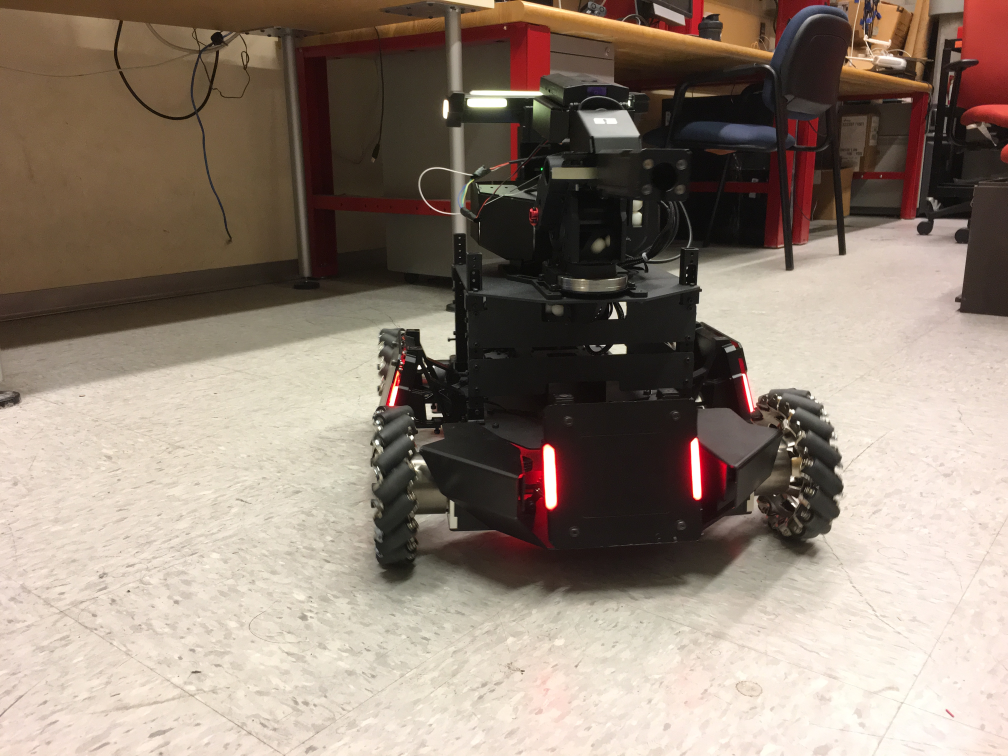
#> input picture data/IMG_3870.jpg, 4032 x 3024 px (shown at 1/4 size)
$ python detect_overlap.py data/IMG_3870.jpg 5
#> lines starting #> are read from the running program, lines starting #| are printed output that depends on the picture; after the words box and inside, x2 and y2 are one past the last pixel; in counts of white or black regions, pixels touching at a corner belong together
### color_processing.py
# color_processing.py
# @author Austin Shin

import numpy as np
import cv2
import leds

def create_hue_mask(image, lower_color, upper_color):
    """
    Applies hue mask to image

    Params:
        image: source img
        lower_color: lower bound of mask
        upper_color: upper bound of mask

    Returns:
        masked image
    """
    lower = np.array(lower_color, np.uint8)
    upper = np.array(upper_color, np.uint8)

    mask = cv2.inRange(image, lower, upper)
    output_image = cv2.bitwise_and(image, image, mask = mask)
    return output_image

def color(image, visualize):
    """
    Isolates LEDs in image and finds coordinates

    Params:
        image: source img
        visualize: show img with isolated LEDs

    Returns:
        image with isolated LEDs and LED locations
    """
    blur_image = cv2.medianBlur(image, 3)
    hsv_image = cv2.cvtColor(blur_image, cv2.COLOR_BGR2HSV)

    lower_red_hue = create_hue_mask(hsv_image, [0, 100, 100], [10, 255, 255])
    higher_red_hue = create_hue_mask(hsv_image, [160, 100, 100], [179, 255, 255])

    full_image = cv2.addWeighted(lower_red_hue, 1.0, higher_red_hue, 1.0, 0.0)

    h,s,v = cv2.split(full_image)

    # cv2.imshow("IMAGE", full_image)
    # cv2.waitKey(0)

    led_img, regions = leds.find_leds(v, image, visualize)
    centers = leds.leds_positions(regions)

    # print("Total number of LEDs: %d" % (len(centers)))

    # cv2.imshow("With LEDs", led_img)
    # cv2.waitKey(0)

    return led_img, regions

### leds.py
# leds.py
# @author Austin Shin

import cv2

def leds_positions(regions):
    """
    Calculates center of rectangular region

    Params:
        region: list of rectangular box coordinates

    Returns:
        center of rectangular regions
    """
    centers = []
    for x,y,width,height in regions:
        centers.append([x+(width/2),y+(height/2)])

    return centers

def find_leds(thresh_img, img, visualize):
    """
    Finds contours of possible LED locations

    Params:
        thresh_img: thresholded image
        img: original image for visualization
        visualize: boolean option for visualization

    Returns:
        annotated image, LED regions
    """
    contours, hierarchy = cv2.findContours(thresh_img, cv2.RETR_EXTERNAL, cv2.CHAIN_APPROX_SIMPLE)

    regions = []
    for contour in contours:
        x = []
        y = []
        for i in range(len(contour)):
            x.append(contour[i][0][0])
            y.append(contour[i][0][1])
        min_x, min_y = min(x), min(y)
        # print(min_x, min_y)
        width, height = max(x) - min_x + 1, max(y) - min_y + 1
        regions.append((min_x, min_y, width, height))

    if visualize:
        for x,y,width,height in regions:
            pt1 = x,y
            pt2 = x+width, y+height
            color = (0,0,255,0)
            cv2.rectangle(img, pt1, pt2, color, 2)

    return img, regions

### gray_processing.py
# gray_processing.py
# @author Austin Shin

import sys
import leds
import cv2

def extract_bright(grey_img):
    """
    Thresholds image based on brightness

    Params:
        grey_img: grayscale image

    Returns:
        thresholded image
    """
    [minVal, maxVal, minLoc, maxLoc] = cv2.minMaxLoc(grey_img)
    margin = 0.8

    thresh = int(maxVal*margin)

    ret, thresh_img = cv2.threshold(grey_img, thresh, 255, cv2.THRESH_BINARY)
    return thresh_img

def gray(img, visualize):
    """
    Converts image to grayscale and finds red LEDs based on brightness and color

    Params:
        img: source image
        visualize: boolean option for visualization

    Returns:
        image with LEDs extracted and LED locations
    """
    grey_img = cv2.cvtColor(img, cv2.COLOR_BGR2GRAY)
    thresh_img = extract_bright(grey_img)

    led_img, regions = leds.find_leds(thresh_img, img, visualize)
    centers = leds.leds_positions(regions)

    # [7 lines of commented-out code are left out]

    return led_img, centers

### detect_overlap.py
# detect_overlap.py
# @author Austin Shin

import cv2
import gray_processing
import color_processing
import numpy as np
import sys

image = sys.argv[1] # path of image
visualize = int(sys.argv[2]) # boolean option for visualization

im = cv2.imread(image)
#> im is the input picture: shape (3024, 4032, 3); mean B, G, R 116, 128.8, 143.6
led_color, regions = color_processing.color(im, visualize)
#> in color, `hsv_image = cv2.cvtColor(blur_image, cv2.COLOR_BGR2HSV)`: hsv_image: shape (3024, 4032, 3); mean H, S, V 22, 62.7, 143.7
#> in create_hue_mask, `mask = cv2.inRange(image, lower, upper)`:
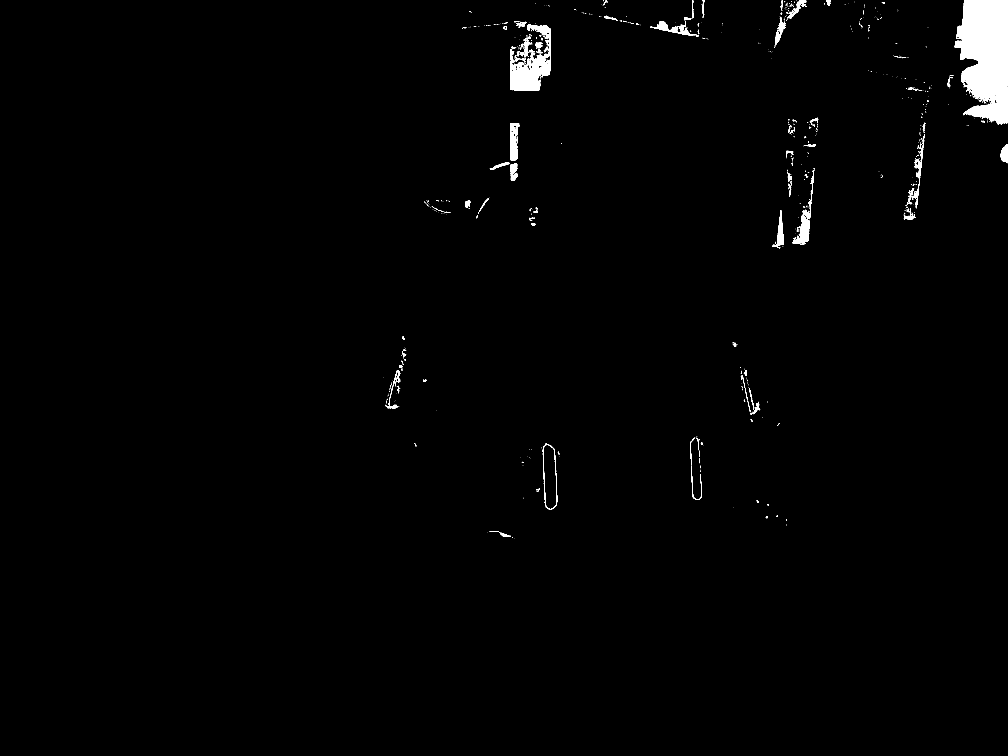
#> mask: shape (3024, 4032) (shown at 1/4 size); 1.1% white; 818 white regions (673 under 20 px), largest, box (x1, y1, x2, y2) and area: (3819, 0, 4032, 499) 79178, (2040, 97, 2204, 364) 19165, (3170, 861, 3240, 976) 3847
#> in create_hue_mask, `output_image = cv2.bitwise_and(image, image, mask = mask)`: output_image: shape (3024, 4032, 3); mean H, S, V 0, 2.1, 1.8
#> in create_hue_mask (call 2), `mask = cv2.inRange(image, lower, upper)`:
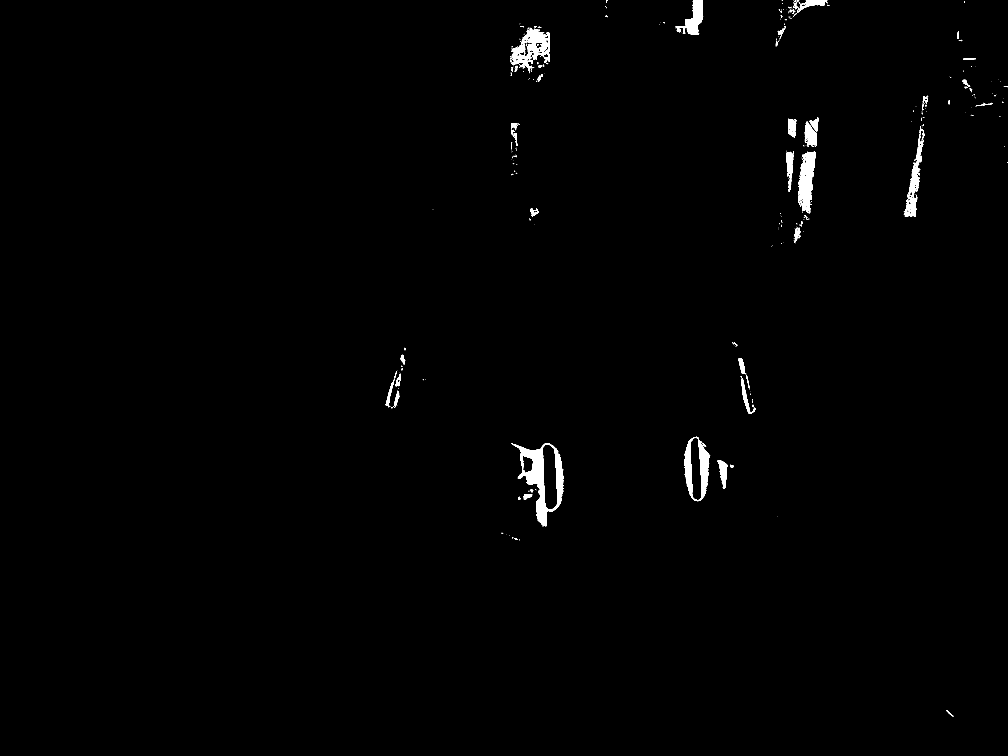
#> mask: shape (3024, 4032) (shown at 1/4 size); 0.75% white; 425 white regions (338 under 20 px)
#> in create_hue_mask (call 2), `output_image = cv2.bitwise_and(image, image, mask = mask)`: output_image: shape (3024, 4032, 3); mean H, S, V 1.3, 1.6, 1.1
#> in color, `full_image = cv2.addWeighted(lower_red_hue, 1.0, higher_red_hue, 1.0, ..`: full_image: shape (3024, 4032, 3); mean H, S, V 1.3, 3.7, 2.9
#> in color, `h,s,v = cv2.split(full_image)`:
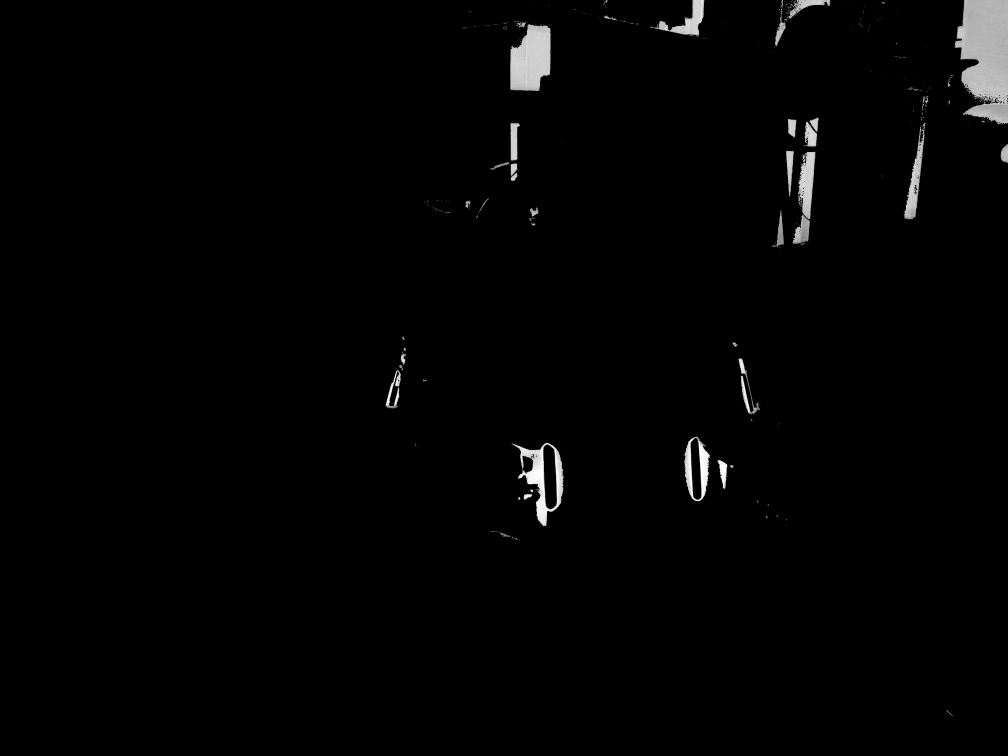
#> s: shape (3024, 4032) (shown at 1/4 size); min 0, max 255, mean 3.7
#> in find_leds, `contours, hierarchy = cv2.findContours(thresh_img, cv2.RETR_EXTERNAL, ..`: contours = 455 contours, 384 with area under 20; largest, box (x1, y1, x2, y2) and area: (3819, 0, 4032, 499) 79777, (2040, 97, 2204, 364) 33937, (2046, 1772, 2256, 2105) 32346, (2737, 1746, 2841, 2005) 19034, (3193, 607, 3262, 877) 11298
#> the loop in find_leds, `for contour in contours:` made 455 passes
#> (min_x, min_y, width, height) on passes 1, 3, 4: (3785, 2840, 29, 26), (2062, 2153, 9, 5), (2057, 2153, 3, 3)
#> after the loop in find_leds, `for contour in contours:`: regions = 455 items, first 6: (3785, 2840, 29, 26), (2077, 2159, 3, 2), (2062, 2153, 9, 5), (2057, 2153, 3, 3), (2048, 2148, 5, 5), (2000, 2131, 43, 16)
#> the loop in find_leds, `for x,y,width,height in regions:` made 455 passes
#> (x, y, width, height, pt2) on passes 1 to 3: (3785, 2840, 29, 26, (3814, 2866)), (2077, 2159, 3, 2, (2080, 2161)), (2062, 2153, 9, 5, (2071, 2158))
#> the loop in leds_positions, `for x,y,width,height in regions:` made 455 passes
#> after the loop in leds_positions, `for x,y,width,height in regions:`: centers = 455 pairs, first value 1534.5 to 4017.5, second value 1 to 2853

mask = np.zeros(im.shape, np.uint8)
for region in regions:
    x = region[0]
    y = region[1]
    w = region[2]
    h = region[3]
    mask[y:y+h, x:x+w] = im[y:y+h, x:x+w]
#> this loop made 455 passes
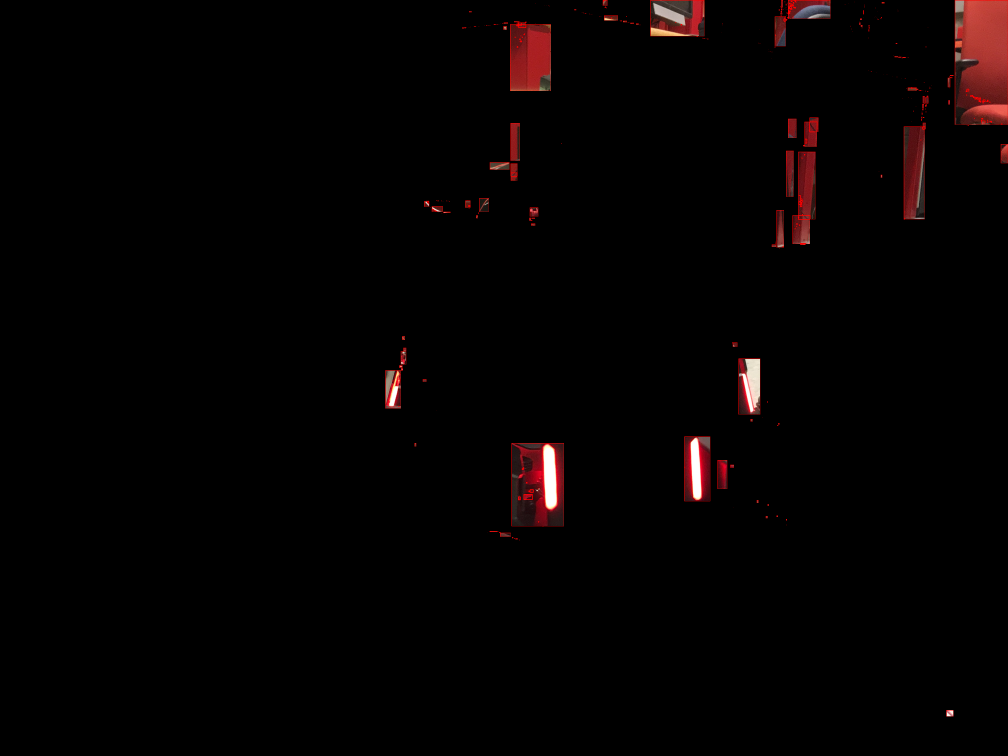
#> mask: shape (3024, 4032, 3) (shown at 1/4 size); mean B, G, R 1.9, 1.9, 5

# cv2.imshow("Blacked Out", mask)
# cv2.waitKey(0)

final_leds, regions = gray_processing.gray(mask, visualize)
#> in gray, `grey_img = cv2.cvtColor(img, cv2.COLOR_BGR2GRAY)`:
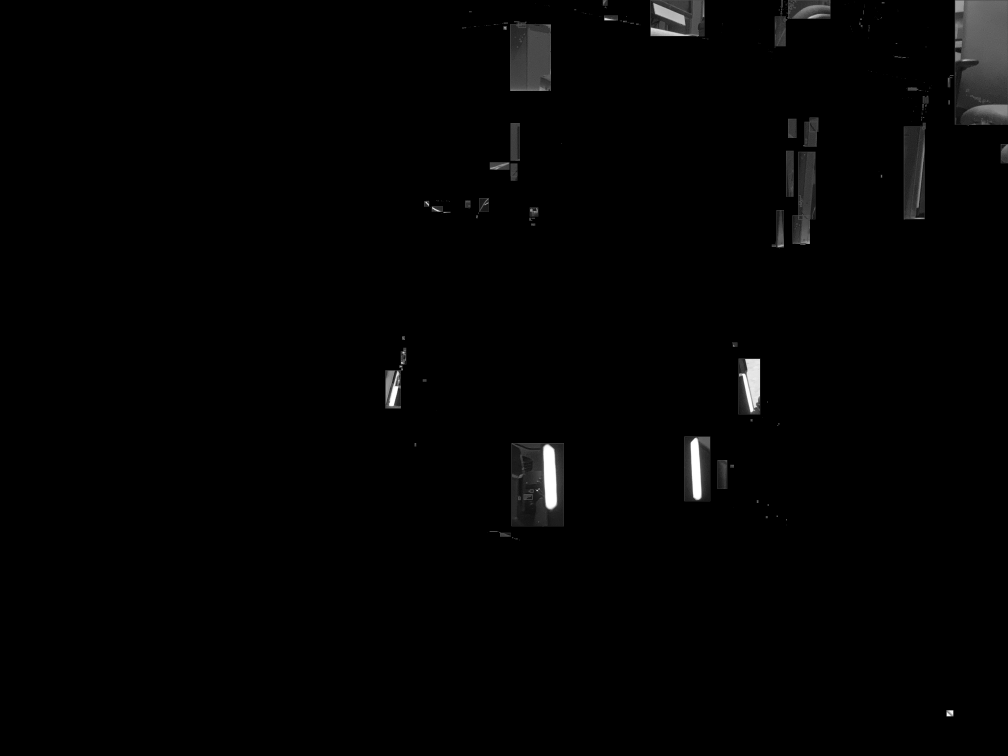
#> grey_img: shape (3024, 4032) (shown at 1/4 size); min 0, max 255, mean 2.8
#> in extract_bright, `[minVal, maxVal, minLoc, maxLoc] = cv2.minMaxLoc(grey_img)`: minVal = 0; maxVal = 255; minLoc = (0, 0); maxLoc = (1606, 1450)
#> in extract_bright, `thresh = int(maxVal*margin)`: thresh = 204
#> in extract_bright, `ret, thresh_img = cv2.threshold(grey_img, thresh, 255, cv2.THRESH_BINA..`:
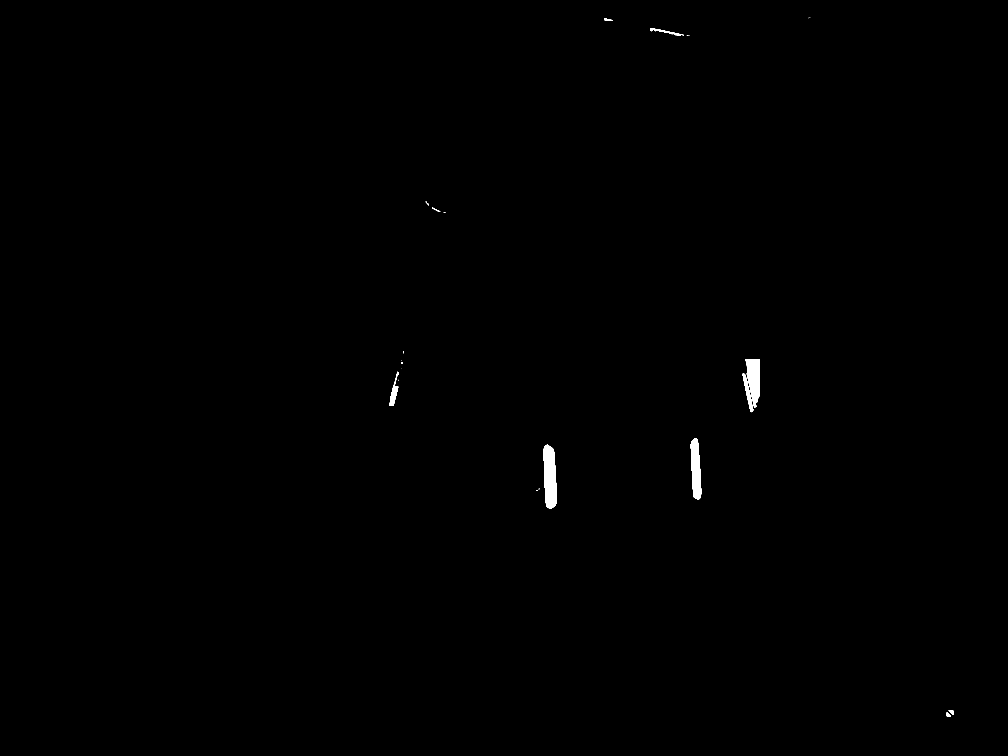
#> thresh_img: shape (3024, 4032) (shown at 1/4 size); 0.26% white; 26 white regions (13 under 20 px)
#> in find_leds (call 2), `contours, hierarchy = cv2.findContours(thresh_img, cv2.RETR_EXTERNAL, ..`: contours = 26 contours, 15 with area under 20; largest, box (x1, y1, x2, y2) and area: (2174, 1779, 2227, 2036) 10506, (2982, 1436, 3040, 1631) 7516, (2763, 1752, 2805, 1998) 7324, (2968, 1495, 3013, 1649) 1856, (1557, 1487, 1594, 1624) 1672
#> the loop in find_leds (call 2), `for contour in contours:` made 26 passes
#> contour on passes 10, 12, 18, 19, 21, 25, 26: [[1606, 1475]], [[1605, 1442], [1605, 1443]], [[2756, 143], [2757, 143]], [[2732, 142], [2733, 142]], [[2688, 138]], [[3237, 70], [3236, 71], [3235, 71], [3235, 72]], [[3241, 69]]
#> (min_x, min_y, width, height) on passes 1, 2, 3, 5, 6: (3787, 2849, 17, 16), (3794, 2842, 19, 18), (2146, 1961, 6, 3), (2174, 1779, 53, 257), (2763, 1752, 42, 246)
#> the loop in find_leds (call 2), `for x,y,width,height in regions:` made 26 passes
#> (x, y, width, height) on passes 1 to 12: (3787, 2849, 17, 16), (3794, 2842, 19, 18), (2146, 1961, 6, 3), (2154, 1955, 5, 2), (2174, 1779, 53, 257), (2763, 1752, 42, 246), (1594, 1519, 2, 3), (2968, 1495, 45, 154), (1557, 1487, 37, 137), (1606, 1475, 1, 1), (1605, 1449, 7, 5), (1605, 1442, 1, 2)
#> the loop in leds_positions (call 2), `for x,y,width,height in regions:` made 26 passes

#> (the run stopped early here; a loop or call above may not have finished)
